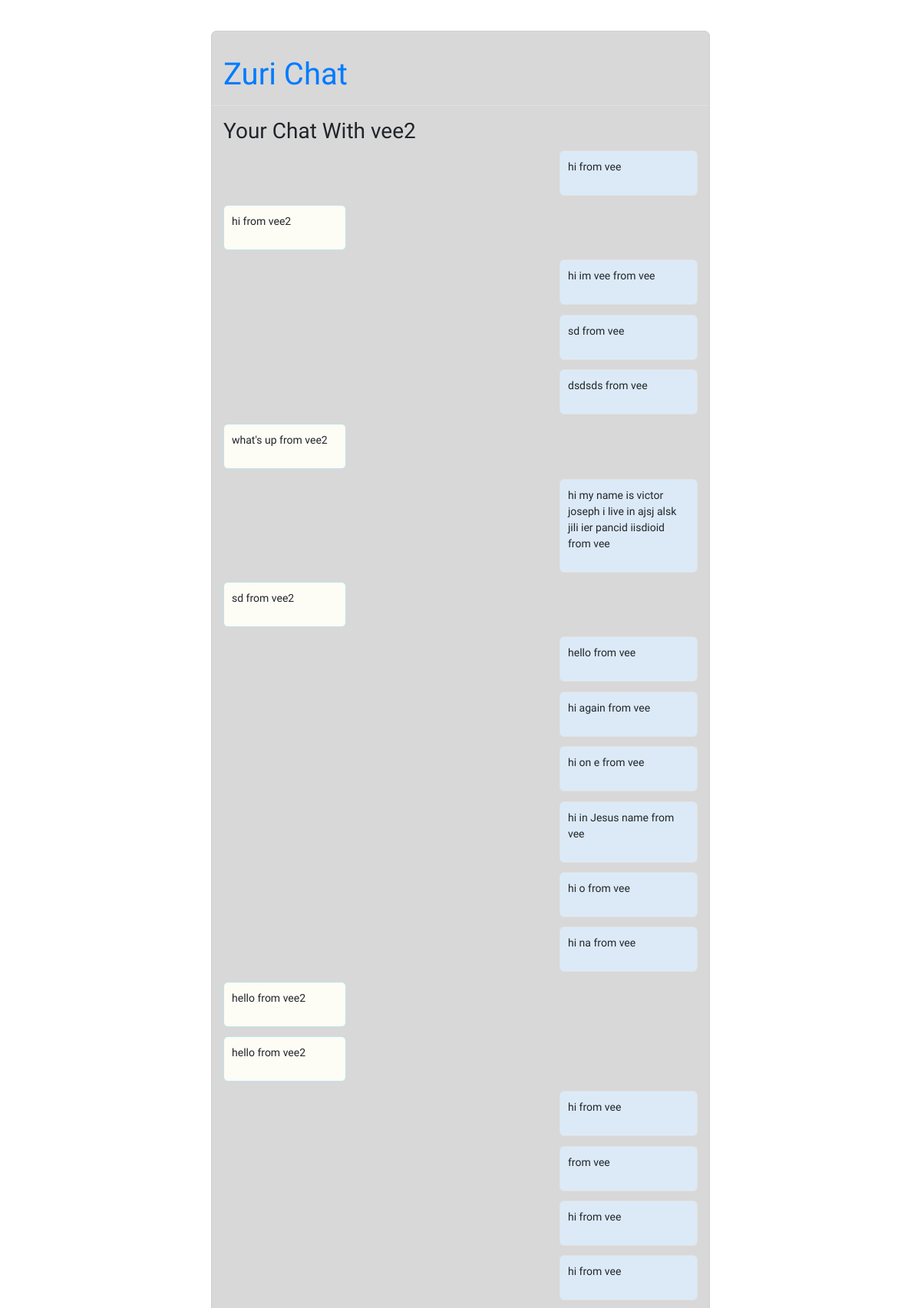
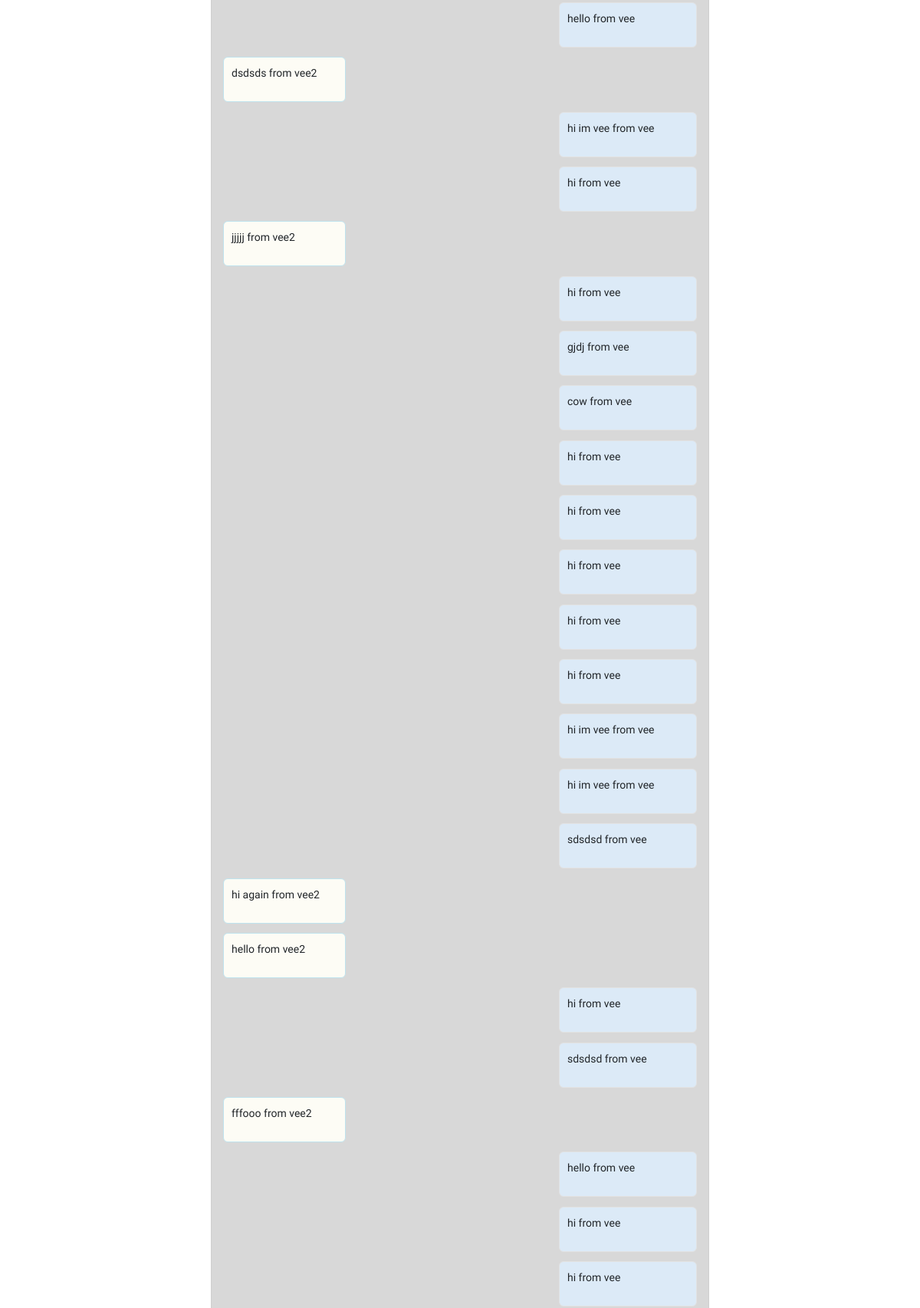
The page /messages/vee2/ (signed in, upper part) on the database its author committed (2 pictures, top to bottom).
### chat/models.py (models this page shows, shortened)
class Thread(models.Model):
    first        = models.ForeignKey(settings.AUTH_USER_MODEL, on_delete=models.CASCADE, related_name='chat_thread_first')
    second       = models.ForeignKey(settings.AUTH_USER_MODEL, on_delete=models.CASCADE, related_name='chat_thread_second')
    updated      = models.DateTimeField(auto_now=True)
    timestamp    = models.DateTimeField(auto_now_add=True)
    objects      = ThreadManager()

class ChatMessage(models.Model):
    thread      = models.ForeignKey(Thread, null=True, blank=True, on_delete=models.SET_NULL)
    user        = models.ForeignKey(settings.AUTH_USER_MODEL, verbose_name='sender', on_delete=models.CASCADE)
    message     = models.TextField()
    timestamp   = models.DateTimeField(auto_now_add=True)

### chat/views.py (the view, shortened to what this page needs)
# urls.py: path('messages/<str:username>/', ThreadView.as_view(), name='thread'),
class ThreadView(LoginRequiredMixin, FormMixin, DetailView):
    template_name = 'chat/thread.html'
    form_class = ComposeForm
    success_url = './'
    def get_object(self):
        other_username  = self.kwargs.get("username")
        obj, created    = Thread.objects.get_or_new(self.request.user, other_username)
        if obj == None:
            raise Http404
        return obj
    def get_context_data(self, **kwargs):
        context = super().get_context_data(**kwargs)
        context['form'] = self.get_form()
        return context

### chat/models.py (called while the page is built, shortened)
    def get_or_new(self, user, other_username): # get_or_create
        username = user.username
        if username == other_username:
            return None
        qlookup1 = Q(first__username=username) & Q(second__username=other_username)
        qlookup2 = Q(first__username=other_username) & Q(second__username=username)
        qs = self.get_queryset().filter(qlookup1 | qlookup2).distinct()
        if qs.count() == 1:
            return qs.first(), False
        elif qs.count() > 1:
            return qs.order_by('timestamp').first(), False

### chat/templates/chat/thread.html (shortened to what this page needs)
{% extends "chat/base.html" %}
{% block content %}
<h3>Your Chat With {% if user != object.first %}{{ object.first }}{% else %}{{ object.second }}{% endif %}</h3>
<div id='chat-items' class="chat">
{% for chat in object.chatmessage_set.all %}
      {% if chat.user == user %}
        <div class="friend">
          <div class="message">
          		<p>{{ chat.message }} from {{ chat.user }}</p>
          </div>
         </div>
      {% else %}
       <div class="me">
          <div class="message">
          		<p>{{ chat.message }} from {{ chat.user }}</p>
          </div>
         </div>
       {% endif %}
{% endfor %}
</div>
</div>
{% endblock %}

### chat/static/chat/base.css (style rules this page uses)
body { font-family: Gudea; background : white; no-repeat center center fixed; -webkit-background-size: cover; background-size: cover; }
.friend .message { border : 1px solid #E2E2E2; margin-left: auto; margin-bottom: 2%; padding: 10px; background: #DCEAF7; border-radius: 6px; width: 180px; position: relative; }
.me .message { border: 1px solid #BFE3EE; margin-bottom: 2%; padding: 10px; background: #FDFCF5; border-radius: 6px; position: relative; width: 160px; }
.friend p , .me p { font-size: 14px; }

### rows shown on the page
Thread: second "vee2"
ChatMessage: message "hi", user "vee"
ChatMessage: message "hi", user "vee2"
ChatMessage: message "hi im vee", user "vee"
ChatMessage: message "sd", user "vee"
ChatMessage: message "dsdsds", user "vee"
ChatMessage: message "what's up", user "vee2"
ChatMessage: message "hi my name is victor joseph i live in ajsj alsk jili ier pancid iisdioid", user "vee"
ChatMessage: message "sd", user "vee2"
ChatMessage: message "hello", user "vee"
ChatMessage: message "hi again", user "vee"
ChatMessage: message "hi on e", user "vee"
ChatMessage: message "hi in Jesus name", user "vee"
ChatMessage: message "hi o", user "vee"
ChatMessage: message "hi na", user "vee"
ChatMessage: message "hello", user "vee2"
ChatMessage: message "hello", user "vee2"
ChatMessage: message "hi", user "vee"
ChatMessage: user "vee"
ChatMessage: message "hi", user "vee"
ChatMessage: message "hi", user "vee"
ChatMessage: message "hello", user "vee"
ChatMessage: message "dsdsds", user "vee2"
ChatMessage: message "hi im vee", user "vee"
ChatMessage: message "hi", user "vee"
ChatMessage: message "jjjjj", user "vee2"
ChatMessage: message "hi", user "vee"
ChatMessage: message "gjdj", user "vee"
ChatMessage: message "cow", user "vee"
ChatMessage: message "hi", user "vee"
ChatMessage: message "hi", user "vee"
ChatMessage: message "hi", user "vee"
ChatMessage: message "hi", user "vee"
ChatMessage: message "hi", user "vee"
ChatMessage: message "hi im vee", user "vee"
ChatMessage: message "hi im vee", user "vee"
ChatMessage: message "sdsdsd", user "vee"
ChatMessage: message "hi again", user "vee2"
ChatMessage: message "hello", user "vee2"
ChatMessage: message "hi", user "vee"
ChatMessage: message "sdsdsd", user "vee"
ChatMessage: message "fffooo", user "vee2"
ChatMessage: message "hello", user "vee"
ChatMessage: message "hi", user "vee"
ChatMessage: message "hi", user "vee"
